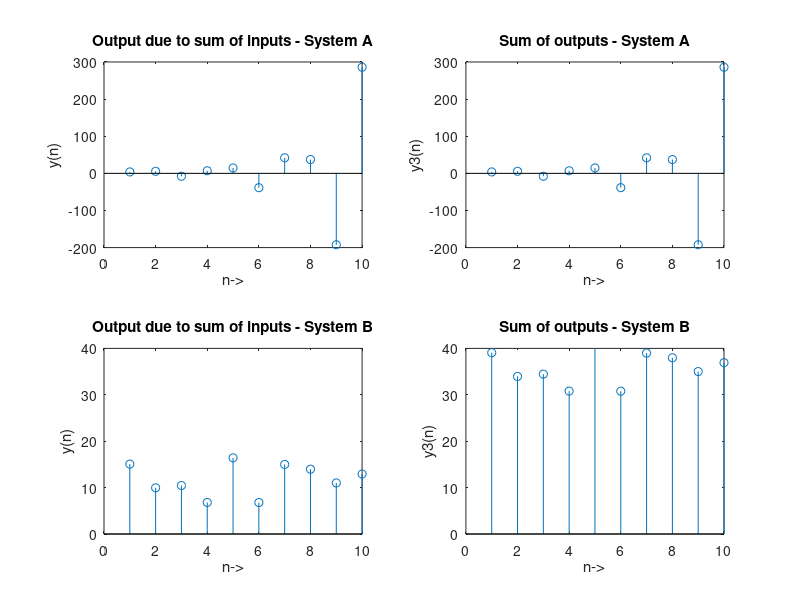

Here is the MATLAB script that generated this plot:
clc; clear all; close all;
alpha=3; beta=4;
a=[1 2 3];
b=[1 2];
x1=rand(1, 10);
y1=filter(b, a, x1);
x2=rand(1, 10);
y2=filter(b, a, x2);
x=alpha*x1+beta*x2;
y=filter(b, a, x);
y3=alpha*y1+beta*y2;
if (abs(y3-y)<0.0001)
    disp("System A is linear");
else
    disp("System A is non-linear");
end
subplot(2, 2, 1);
stem(y); xlabel('n->'); ylabel('y(n)'); 
title('Output due to sum of inputs - System A')
subplot(2, 2, 2);
stem(y3); xlabel('n->'); ylabel('y3(n)');
title('Sum of outputs - System A')

x1=rand(1, 10);
y1=2*x1+4;
x2=rand(1, 10);
y2=2*x2+4;
x=alpha*x1+beta*x2;
y=2*x+4;
y3=alpha*y1+beta*y2;
if(abs(y3-y)<0.0001)
    disp('System B is linear');
else
    disp('System B is non-linear');
end
subplot(2, 2, 3);
stem(y); xlabel('n->'); ylabel('y(n)'); ylim([0,40]);
title('Output due to sum of inputs - System B')
subplot(2, 2, 4);
stem(y3); xlabel('n->'); ylabel('y3(n)'); ylim([0,40]);
title('Sum of outputs - System B')
